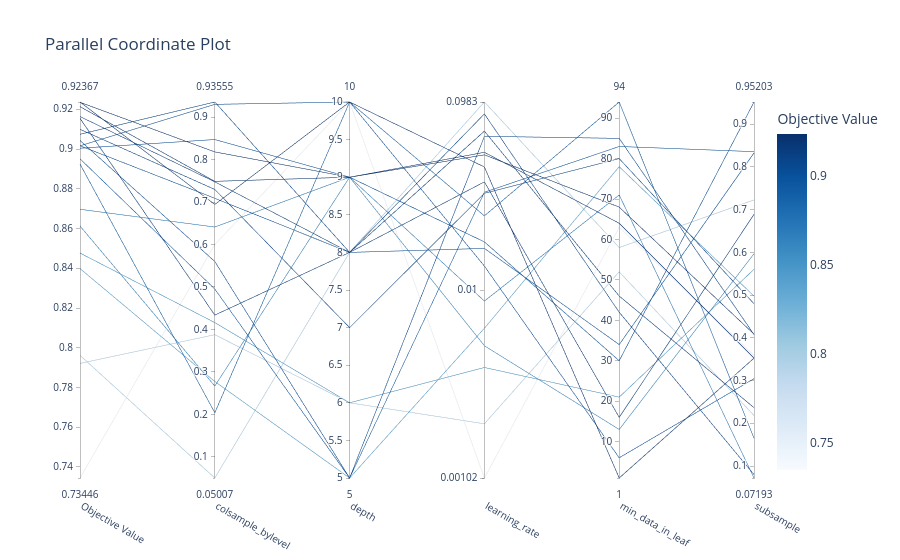

Notebook code cell kept with this figure:
### Code cell
plot_parallel_coordinate(study).show()

### Figure 1 — Plotly figure (JSON) as saved in the notebook; plotly's stock layout.template omitted (floating-point values rounded to 4 significant figures)
{"data": [{"dimensions": [{"label": "Objective Value", "range": [0.7345, 0.9237], "values": [0.9164, 0.8477, 0.7921, 0.8399, 0.8612, 0.9155, 0.8951, 0.9099, 0.8924, 0.9043, 0.9074, 0.9016, 0.7962, 0.9237, 0.9016, 0.9213, 0.7345, 0.9235, 0.9004, 0.8697]}, {"label": "colsample_bylevel", "range": [0.05007, 0.9355], "values": [0.7475, 0.4161, 0.3875, 0.2773, 0.2667, 0.4337, 0.4951, 0.7296, 0.2037, 0.56, 0.9355, 0.7088, 0.05007, 0.6942, 0.93, 0.7487, 0.5999, 0.818, 0.8471, 0.6411]}, {"label": "depth", "range": [5, 10], "values": [8, 6, 6, 5, 9, 8, 5, 7, 10, 5, 8, 8, 8, 10, 10, 9, 10, 9, 9, 9]}, {"label": "learning_rate", "range": [-2.992, -1.008], "ticktext": ["0.00102", "0.01", "0.0983"], "tickvals": [-2.992, -2, -1.008], "values": [-1.161, -2.408, -2.706, -2.201, -2.294, -1.429, -1.484, -1.489, -1.608, -1.189, -1.07, -1.78, -1.008, -1.35, -1.873, -1.273, -2.992, -1.287, -1.746, -2.058]}, {"label": "min_data_in_leaf", "range": [1, 94], "values": [46, 21, 52, 78, 13, 16, 83, 80, 94, 85, 42, 34, 58, 1, 6, 64, 63, 68, 30, 71]}, {"label": "subsample", "range": [0.07193, 0.952], "values": [0.2366, 0.5604, 0.2182, 0.4977, 0.5969, 0.689, 0.8358, 0.4798, 0.165, 0.4077, 0.0799, 0.8328, 0.7229, 0.3524, 0.3044, 0.3526, 0.3588, 0.4087, 0.952, 0.07193]}], "labelangle": 30, "labelside": "bottom", "line": {"color": [0.9164, 0.8477, 0.7921, 0.8399, 0.8612, 0.9155, 0.8951, 0.9099, 0.8924, 0.9043, 0.9074, 0.9016, 0.7962, 0.9237, 0.9016, 0.9213, 0.7345, 0.9235, 0.9004, 0.8697], "colorbar": {"title": {"text": "Objective Value"}}, "colorscale": [[0, "rgb(247,251,255)"], [0.125, "rgb(222,235,247)"], [0.25, "rgb(198,219,239)"], [0.375, "rgb(158,202,225)"], [0.5, "rgb(107,174,214)"], [0.625, "rgb(66,146,198)"], [0.75, "rgb(33,113,181)"], [0.875, "rgb(8,81,156)"], [1, "rgb(8,48,107)"]], "reversescale": false, "showscale": true}, "type": "parcoords"}], "layout": {"title": {"text": "Parallel Coordinate Plot"}}}
